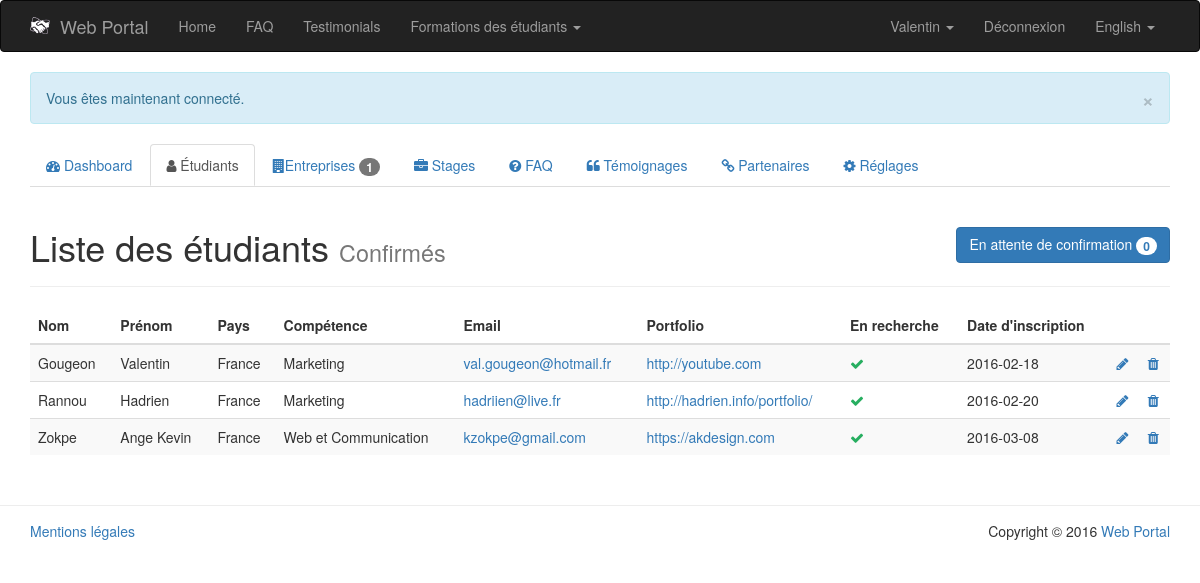
Page /PHP/public/index.php?page=admin/students-list (signed in) on the earlier database version.
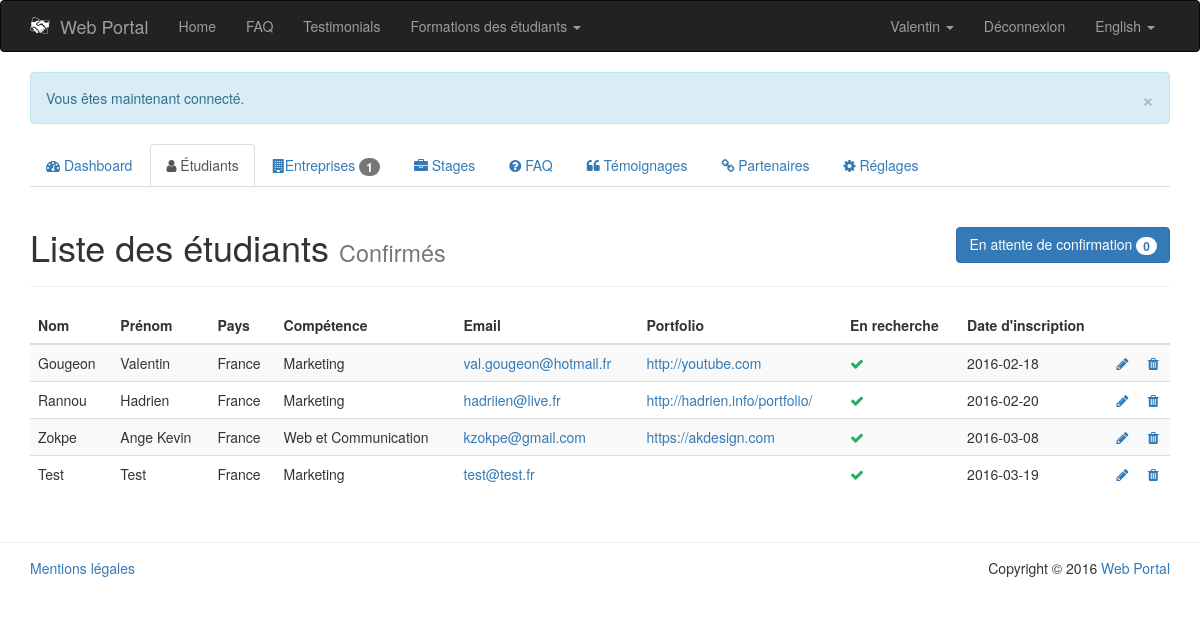
Same page on the later database version.
### tables this page shows
CREATE TABLE `student` (
  `id` int(11) NOT NULL,
  `first_name` varchar(64) NOT NULL,
  `last_name` varchar(64) NOT NULL,
  `country` enum('France','Irlande') NOT NULL,
  `skill` int(11) NOT NULL,
  `email` varchar(64) NOT NULL,
  `password` varchar(64) NOT NULL,
  `cv` varchar(128) NOT NULL,
  `portfolio` varchar(128) NOT NULL,
  `admin` tinyint(1) NOT NULL DEFAULT '0',
  `available` tinyint(1) NOT NULL DEFAULT '1',
  `activated` tinyint(1) NOT NULL,
  `register_date` date NOT NULL
);

CREATE TABLE `skill` (
  `id` int(11) NOT NULL,
  `name` varchar(64) NOT NULL
);

### PHP/app/model/App.class.php (called while the page is built, shortened)
<?php
	class App {
		public static function isLogged() {
			if (isset($_SESSION['email']) && !empty($_SESSION['email'])) {
				return true;
			}
			return false;
		}
		public static function isStudent() {
			if (self::isLogged() && $_SESSION['type'] == 'student') {
				return true;
			}
			return false;
		}
		public static function isAdmin() {
			if (self::isStudent()) {
				$student = Student::getStudentById($_SESSION['id']);
				if ($student->admin) {
					return true;
				}
				return false;
			}
			return false;
		}
		public static function getMember() {
			if (self::isLogged()) {
				if ($_SESSION['type'] == 'student') {
					return Student::getStudentById($_SESSION['id']);
				}
				return false;
			}
			return false;
		}
	}
?>

### PHP/app/model/Student.class.php (called while the page is built, shortened)
<?php
	class Student {
		public function __get($nom) {
			return $this->$nom;
		}
		public static function getStudentById($id) {
			$db = PDOConnexion::getInstance();
			$sql = 'SELECT * FROM student WHERE id = :id';
			$sth = $db->prepare($sql);
			$sth->setFetchMode(PDO::FETCH_CLASS|PDO::FETCH_PROPS_LATE, 'Student');
			$sth->execute(array(
				':id' => $id
			));
			return $sth->fetch();
		}
		public static function getActivatedStudents($activated = true) {
			$db = PDOConnexion::getInstance();
			$sql = ($activated == true) ? 'SELECT * FROM student WHERE activated' : 'SELECT * FROM student WHERE !activated';
			$sth = $db->prepare($sql);
			$sth->setFetchMode(PDO::FETCH_CLASS|PDO::FETCH_PROPS_LATE, 'Student');
			$sth->execute();
			return $sth->fetchAll();
		}
	}
?>

### PHP/app/model/Skill.class.php (called while the page is built, shortened)
<?php
	class Skill {
		public function __get($nom){
			return $this->$nom;
		}
		public static function getSkillById($id) {
			$db = PDOConnexion::getInstance();
			$sql = 'SELECT * FROM skill WHERE id = :id';
			$sth = $db->prepare($sql);
			$sth->setFetchMode(PDO::FETCH_CLASS|PDO::FETCH_PROPS_LATE, 'Skill');
			$sth->execute(array(
				':id' => $id
			));
			return $sth->fetch();
		}
	}
?>

### PHP/app/view/admin/students-list.php (the view, shortened to what the changed rows need)
<?php
if (App::isAdmin()) {
	$type = htmlentities($_GET['type']);
?>
<div class="col-md-12">
	<div class="page-header">
		<h1>
			Liste des étudiants
			<?php
				if ($type == 'awaiting') {
					echo '<small>En attente d\'activation</small>';
					echo '<a href="index.php?page=admin/students-list&amp;type=activated" class="btn btn-primary pull-right">Voir les étudiants confirmés <span class="badge">' . count(Student::getActivatedStudents(true)) . '</span></a>';
				}
				else {
					echo '<small>Confirmés</small>';
					echo '<a href="index.php?page=admin/students-list&amp;type=awaiting" class="btn btn-primary pull-right">En attente de confirmation <span class="badge">' . count(Student::getActivatedStudents(false)) . '</span></a>';
				}
			?>
		</h1>
	</div>
	<?php
		if ($type == 'activated') :
			if (Student::getActivatedStudents(true)) :
	?>
		<table class="table table-striped">
			<thead>
				<tr>
					<th>Nom</th>
					<th>Prénom</th>
					<th>Pays</th>
					<th>Compétence</th>
					<th>Email</th>
					<th>Portfolio</th>
					<th>En recherche</th>
					<th>Date d'inscription</th>
					<th></th>
					<th></th>
				</tr>
			</thead>
			<?php
				foreach (Student::getActivatedStudents(true) as $student) {
					echo '<tr data-id="' . $student->id . '">';
						echo '<td>' . $student->last_name . '</td>';
						echo '<td>' . $student->first_name . '</td>';
						echo '<td>' . $student->country . '</td>';
						echo '<td>' . Skill::getSkillById($student->skill)->name . '</td>';
						echo '<td><a href="mailto:' . $student->email . '">' . $student->email . '</a></td>';
						echo '<td><a href="' . $student->portfolio . '" target="_blank">' . $student->portfolio . '</a></td>';
						if ($student->available) {
							echo '<td><i class="fa fa-check" style="color: #27ae60;"></i></td>';
						}
						else {
							echo '<td><i class="fa fa-times" style="color: #c0392b;"></i></td>';
						}
						echo '<td>' . $student->register_date . '</td>';
						echo '<td><a href="index.php?page=admin/student-edit&amp;id=' . $student->id . '"><i class="fa fa-pencil" data-toggle="tooltip" title="Modifier"></i></a></td>';
						echo '<td><a href="#" title="Supprimer" data-action="delete" data-toggle="tooltip" title="Supprimer"><i class="fa fa-trash"></i></a></td>';
					echo '</tr>';
				}
			?>
		</table>
	<?php
			else:
				echo 'Aucun étudiant n\'a été confirmé.';
			endif;
		endif;
	}
	else{
		App::getHeader(404);	}
	?>
</div>

### PHP/app/view/navbar.php (shortened to what the changed rows need)
<nav class="navbar navbar-inverse">
	<div class="container">
		<div id="navbar" class="collapse navbar-collapse">
			<ul class="nav navbar-nav navbar-right">
				<?php if (App::isLogged()) : ?>
					<?php $member = App::getMember(); ?>
					<?php if (get_class($member) == 'Student') : ?>
						<li class="dropdown">
							<a id="student-dropdown" href="#" class="dropdown-toggle" data-toggle="dropdown" role="button" aria-haspopup="true" aria-expanded="false">
								<?php echo $member->first_name; ?>
								<span class="caret"></span>
							</a>
						</li>
					<?php endif; ?>
				<?php endif; ?>
            </ul>
		</div>
	</div>
</nav>

Differences in the rows shown:
added student: last_name "Test", first_name "Test", country "France", skill.name "Marketing", email "test@test.fr", available 1 (drawn), register_date "2016-03-19"
